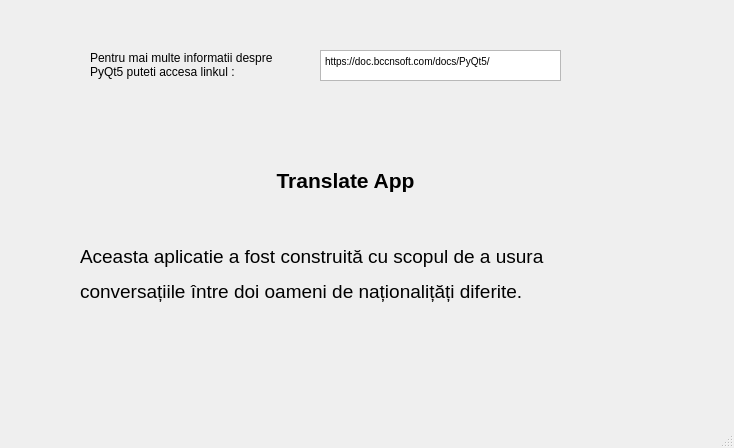
<?xml version="1.0" encoding="UTF-8"?>
<ui version="4.0">
 <class>helpWindow</class>
 <widget class="QMainWindow" name="helpWindow">
  <property name="geometry">
   <rect>
    <x>0</x>
    <y>0</y>
    <width>734</width>
    <height>448</height>
   </rect>
  </property>
  <property name="windowTitle">
   <string>HELP</string>
  </property>
  <widget class="QWidget" name="centralwidget">
   <widget class="QLabel" name="label_2">
    <property name="geometry">
     <rect>
      <x>90</x>
      <y>20</y>
      <width>241</width>
      <height>91</height>
     </rect>
    </property>
    <property name="font">
     <font>
      <pointsize>20</pointsize>
     </font>
    </property>
    <property name="text">
     <string>&lt;html&gt;&lt;head/&gt;&lt;body&gt;&lt;p align=&quot;justify&quot;&gt;&lt;span style=&quot; font-size:9pt;&quot;&gt;Pentru mai multe informatii despre &lt;br/&gt;PyQt5 puteti accesa linkul :&lt;/span&gt;&lt;/p&gt;&lt;/body&gt;&lt;/html&gt;</string>
    </property>
   </widget>
   <widget class="QLabel" name="label_3">
    <property name="geometry">
     <rect>
      <x>80</x>
      <y>110</y>
      <width>531</width>
      <height>251</height>
     </rect>
    </property>
    <property name="text">
     <string>&lt;html&gt;&lt;head/&gt;&lt;body&gt;&lt;p align=&quot;center&quot;&gt;&lt;span style=&quot; font-size:16pt; font-weight:600;&quot;&gt;Translate App&lt;/span&gt;&lt;/p&gt;&lt;p align=&quot;center&quot;&gt;&lt;br/&gt;&lt;/p&gt;&lt;p&gt;&lt;span style=&quot; font-size:14pt;&quot;&gt;Aceasta aplicatie a fost construită cu scopul de a usura&lt;/span&gt;&lt;/p&gt;&lt;p&gt;&lt;span style=&quot; font-size:14pt;&quot;&gt;conversațiile între doi oameni de naționalițăți diferite.&lt;/span&gt;&lt;/p&gt;&lt;/body&gt;&lt;/html&gt;</string>
    </property>
   </widget>
   <widget class="QTextBrowser" name="textBrowser">
    <property name="geometry">
     <rect>
      <x>320</x>
      <y>50</y>
      <width>241</width>
      <height>31</height>
     </rect>
    </property>
    <property name="html">
     <string>&lt;!DOCTYPE HTML PUBLIC &quot;-//W3C//DTD HTML 4.0//EN&quot; &quot;http://www.w3.org/TR/REC-html40/strict.dtd&quot;&gt;
&lt;html&gt;&lt;head&gt;&lt;meta name=&quot;qrichtext&quot; content=&quot;1&quot; /&gt;&lt;style type=&quot;text/css&quot;&gt;
p, li { white-space: pre-wrap; }
&lt;/style&gt;&lt;/head&gt;&lt;body style=&quot; font-family:'MS Shell Dlg 2'; font-size:7.8pt; font-weight:400; font-style:normal;&quot;&gt;
&lt;p style=&quot; margin-top:0px; margin-bottom:0px; margin-left:0px; margin-right:0px; -qt-block-indent:0; text-indent:0px;&quot;&gt;https://doc.bccnsoft.com/docs/PyQt5/&lt;/p&gt;&lt;/body&gt;&lt;/html&gt;</string>
    </property>
   </widget>
  </widget>
  <widget class="QMenuBar" name="menubar">
   <property name="geometry">
    <rect>
     <x>0</x>
     <y>0</y>
     <width>734</width>
     <height>26</height>
    </rect>
   </property>
  </widget>
  <widget class="QStatusBar" name="statusbar"/>
 </widget>
 <resources/>
 <connections/>
</ui>
